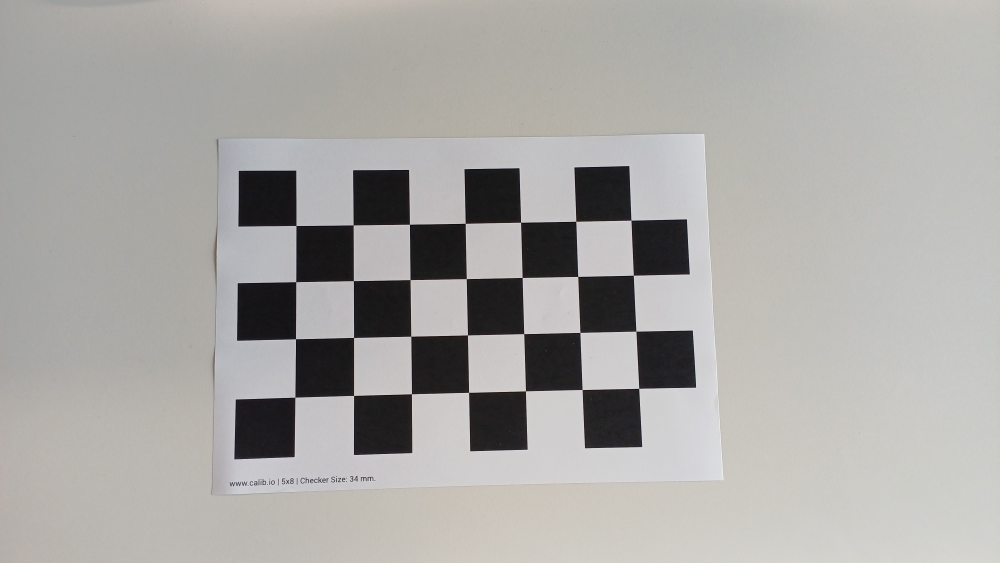
#> input picture calibration_images/20251112_094010.jpg, 4000 x 2250 px (shown at 1/4 size); its folder holds 5 pictures in this run
$ python calibration.py
#> lines starting #> are read from the running program, lines starting #| are printed output that depends on the picture
import cv2
import numpy as np
import glob

# Step 1: Prepare object points
# Define the chessboard size (number of internal corners)
chessboard_size = (4, 7)  # Adjust based on your calibration board
square_size = 34.0  # Size of a square in your defined unit (e.g., 1.0 for meters or mm)

# Prepare the object points for a standard chessboard
objp = np.zeros((chessboard_size[0] * chessboard_size[1], 3), np.float32)
objp[:, :2] = np.mgrid[0:chessboard_size[0], 0:chessboard_size[1]].T.reshape(-1, 2)
objp *= square_size

# Arrays to store object points and image points from all the images
objpoints = []  # 3D points in the real world
imgpoints = []  # 2D points in the image plane

# Step 2: Load calibration images
images = glob.glob('./calibration_images/*.jpg')  # Adjust the path as needed

for fname in images:
    img = cv2.imread(fname)
#> img is the input picture: shape (2250, 4000, 3); mean B, G, R 165.3, 168.1, 169.7
    gray = cv2.cvtColor(img, cv2.COLOR_BGR2GRAY)

    # Step 3: Find the chessboard corners
    ret, corners = cv2.findChessboardCorners(gray, chessboard_size, None)
#> ret = True; corners = 28 rows, first 8: [1181.5, 1589.7], [1184, 1356.7], [1184.7, 1128], [1185.4, 903.7], [1415.7, 1583.4], [1416, 1351.8], [1414.7, 1124], [1414.2, 901.5]

    if ret:
        objpoints.append(objp)  # Add object points
        imgpoints.append(corners)  # Add image points

        # Optional: Draw and display the corners for visualization
        cv2.drawChessboardCorners(img, chessboard_size, corners, ret)
        cv2.imshow('Chessboard', img)
        cv2.waitKey(500)
        output_fname = fname.replace('.jpg', '_corners_detected.jpg')  # Adjust extension if necessary
        cv2.imwrite(output_fname, img)

cv2.destroyAllWindows()

# Step 4: Perform camera calibration
ret, camera_matrix, dist_coeffs, rvecs, tvecs = cv2.calibrateCamera(objpoints, imgpoints, gray.shape[::-1], None, None)

# Step 5: Display results
print("Camera Matrix:\n", camera_matrix)
print("\nDistortion Coefficients:\n", dist_coeffs)

# Step 6: Save the calibration results
np.savez('calibration_data.npz', camera_matrix=camera_matrix, dist_coeffs=dist_coeffs, rvecs=rvecs, tvecs=tvecs)

# Step 7: Use the calibration results to undistort an image
img = cv2.imread('./calibration_images/20251112_094029.jpg')  # Replace with an image to undistort
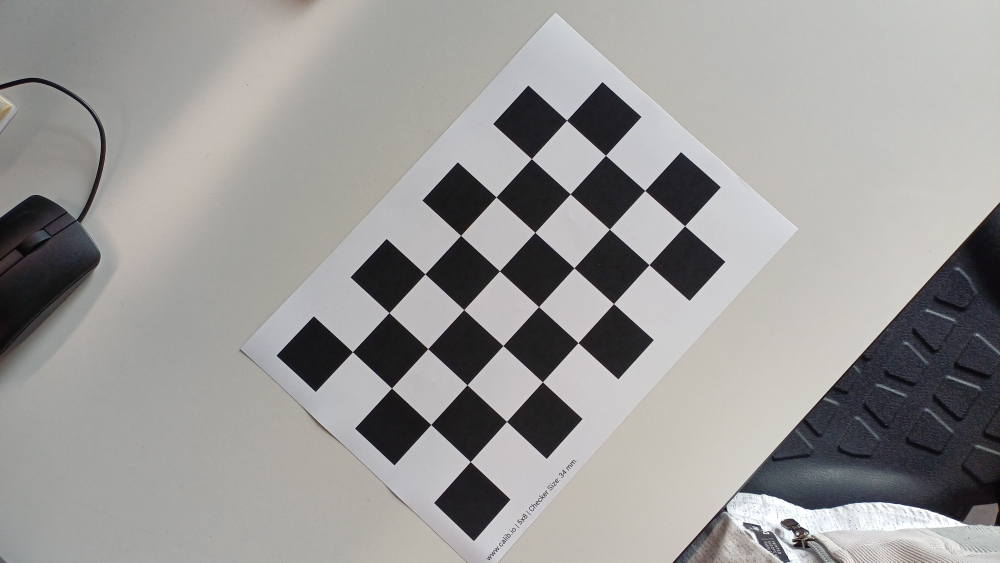
#> input picture calibration_images/20251112_094029.jpg, 4000 x 2250 px, found by its file name (shown at 1/4 size)
#> img is the input picture: shape (2250, 4000, 3); mean B, G, R 151.1, 152.4, 153.6
# img = cv2.cvtColor()
h, w = img.shape[:2]
#> h = 2250; w = 4000
new_camera_matrix, roi = cv2.getOptimalNewCameraMatrix(camera_matrix, dist_coeffs, (w, h), 1, (w, h))

# Undistort the image
undistorted_img = cv2.undistort(img, camera_matrix, dist_coeffs, None, new_camera_matrix)
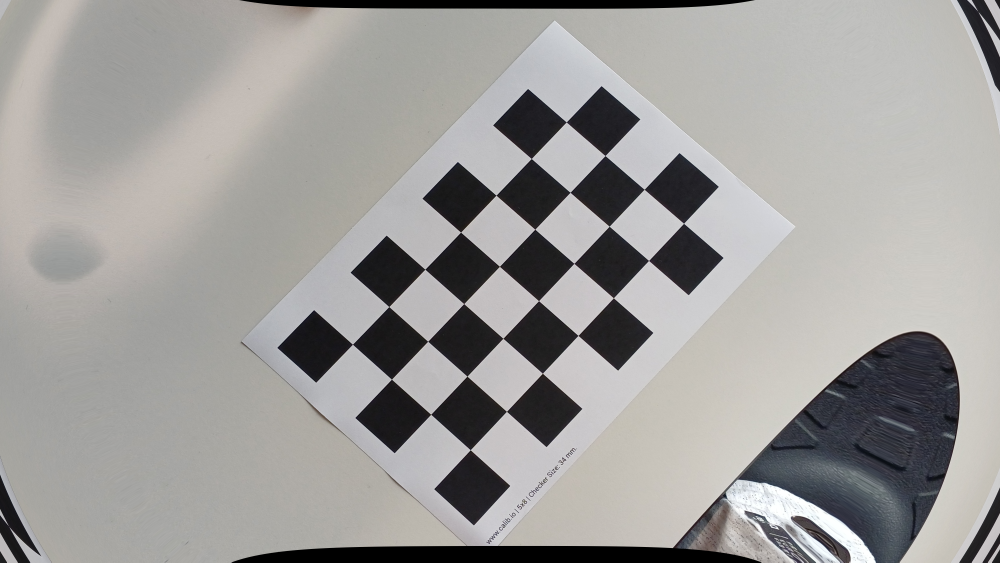
#> undistorted_img: shape (2250, 4000, 3) (shown at 1/4 size); mean B, G, R 154.6, 156.5, 157.9


# Crop the image (optional, based on ROI)
x, y, w, h = roi
undistorted_img = undistorted_img[y:y+h, x:x+w]
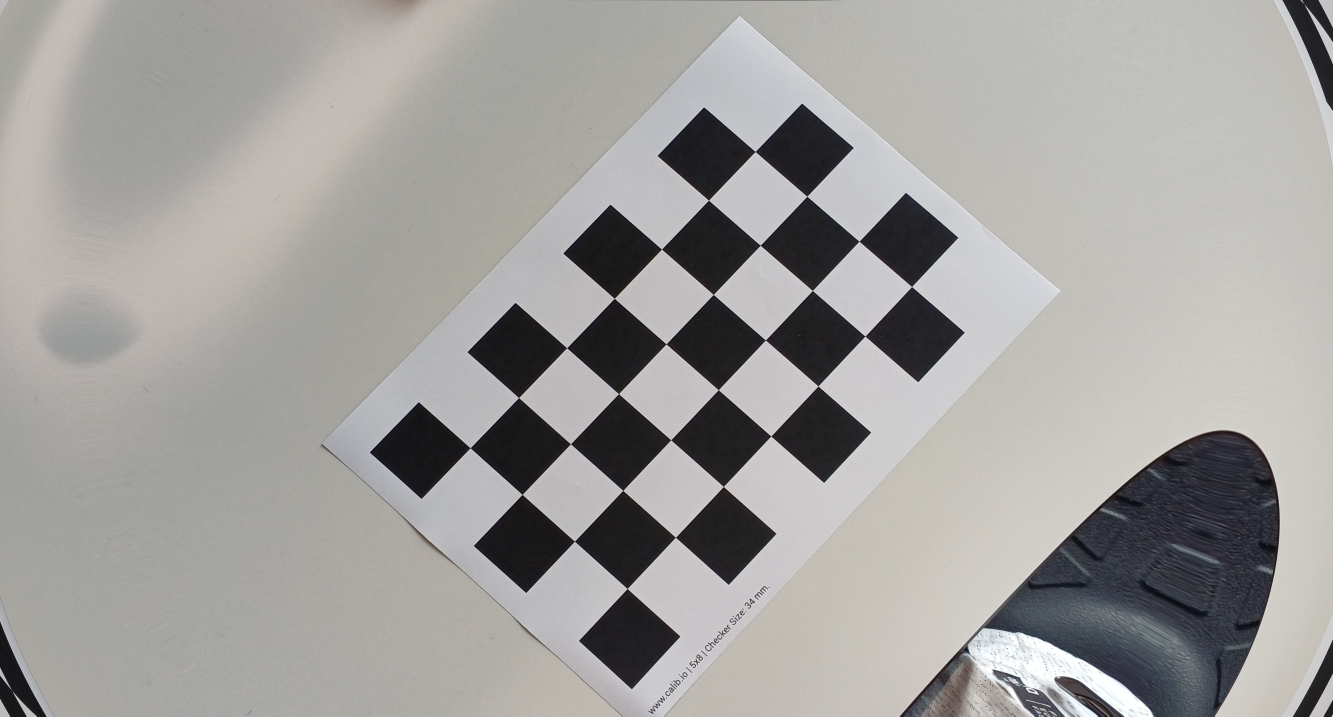
#> undistorted_img: shape (2149, 3999, 3) (shown at 1/3 size); mean B, G, R 157.6, 159.6, 161

mean_error = 0
for i in range(len(objpoints)):
    imgpoints2, _ = cv2.projectPoints(objpoints[i], rvecs[i], tvecs[i], camera_matrix, dist_coeffs)
    error = cv2.norm(imgpoints[i], imgpoints2, cv2.NORM_L2) / len(imgpoints2)
    mean_error += error

print("total error: {}".format(mean_error / len(objpoints)))

# Display the original and undistorted images
cv2.imshow('Original Image', img)
cv2.imshow('Undistorted Image', undistorted_img)
cv2.waitKey(0)
cv2.destroyAllWindows()
